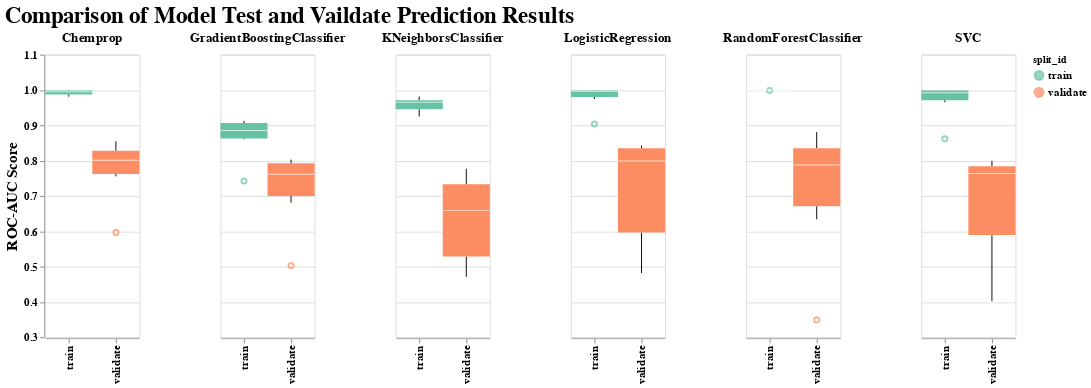

Here is the notebook cell this chart was saved with:
### Markdown cell above
# Look at where models might still be under-performing due to lack of hyperparameter tuning

### Code cell
box = alt.Chart(df[(df['metric'] == "roc_auc_score") & (df['model'] != "DummyClassifier") & (df['split_method'] == "cluster")]).mark_boxplot(size = 50).encode(
    x = alt.X("split_id:N", title = None),
    y = alt.Y("score:Q", scale = alt.Scale(domain = [0.3,1.1]), title = "ROC-AUC Score"),
    color = alt.Color("split_id:N", scale=alt.Scale(scheme = "set2"))
).properties(title = "Test", width = 100, height = 300).facet(
    facet=alt.Facet('model:N', header=alt.Header(labelFontSize=14, labelFontWeight= "bold"), title = None),
    columns=6
).properties(title = "Comparison of Model Test and Vaildate Prediction Results").configure_title(fontSize=24).configure_axis(
    labelFontSize=12,
    titleFontSize=16,
    labelFontWeight = "bold"
).configure_legend(labelFontSize=12, labelFontWeight = "bold")

box

### Figure 1 — Vega-Lite specification as saved in the notebook (floating-point values rounded to 4 significant figures)
{"config": {"view": {"continuousWidth": 400, "continuousHeight": 300}, "axis": {"labelFontSize": 12, "labelFontWeight": "bold", "titleFontSize": 16}, "legend": {"labelFontSize": 12, "labelFontWeight": "bold"}, "title": {"fontSize": 24}}, "data": {"name": "data-abd4cf6601c16a0a1fba0d15b61528d4"}, "facet": {"field": "model", "header": {"labelFontSize": 14, "labelFontWeight": "bold"}, "title": null, "type": "nominal"}, "spec": {"mark": {"type": "boxplot", "size": 50}, "encoding": {"color": {"field": "split_id", "scale": {"scheme": "set2"}, "type": "nominal"}, "x": {"field": "split_id", "title": null, "type": "nominal"}, "y": {"field": "score", "scale": {"domain": [0.3, 1.1]}, "title": "ROC-AUC Score", "type": "quantitative"}}, "height": 300, "title": "Test", "width": 100}, "columns": 6, "title": "Comparison of Model Test and Vaildate Prediction Results", "$schema": "https://vega.github.io/schema/vega-lite/v4.17.0.json", "datasets": {"data-abd4cf6601c16a0a1fba0d15b61528d4": [{"result_file": "bace-cluster-train-pred.csv", "dataset": "bace", "split_id": "train", "split_method": "cluster", "metric": "roc_auc_score", "score": 0.9963, "model": "SVC"}, {"result_file": "bace-cluster-train-pred.csv", "dataset": "bace", "split_id": "train", "split_method": "cluster", "metric": "roc_auc_score", "score": 0.9966, "model": "LogisticRegression"}, {"result_file": "bace-cluster-train-pred.csv", "dataset": "bace", "split_id": "train", "split_method": "cluster", "metric": "roc_auc_score", "score": 0.9999, "model": "RandomForestClassifier"}, {"result_file": "bace-cluster-train-pred.csv", "dataset": "bace", "split_id": "train", "split_method": "cluster", "metric": "roc_auc_score", "score": 0.9699, "model": "KNeighborsClassifier"}, {"result_file": "bace-cluster-train-pred.csv", "dataset": "bace", "split_id": "train", "split_method": "cluster", "metric": "roc_auc_score", "score": 0.9001, "model": "GradientBoostingClassifier"}, {"result_file": "bace-cluster-validate-pred.csv", "dataset": "bace", "split_id": "validate", "split_method": "cluster", "metric": "roc_auc_score", "score": 0.5325, "model": "SVC"}, {"result_file": "bace-cluster-validate-pred.csv", "dataset": "bace", "split_id": "validate", "split_method": "cluster", "metric": "roc_auc_score", "score": 0.5349, "model": "LogisticRegression"}, {"result_file": "bace-cluster-validate-pred.csv", "dataset": "bace", "split_id": "validate", "split_method": "cluster", "metric": "roc_auc_score", "score": 0.6336, "model": "RandomForestClassifier"}, {"result_file": "bace-cluster-validate-pred.csv", "dataset": "bace", "split_id": "validate", "split_method": "cluster", "metric": "roc_auc_score", "score": 0.4941, "model": "KNeighborsClassifier"}, {"result_file": "bace-cluster-validate-pred.csv", "dataset": "bace", "split_id": "validate", "split_method": "cluster", "metric": "roc_auc_score", "score": 0.6806, "model": "GradientBoostingClassifier"}, {"result_file": "clintox-cluster-train-pred.csv", "dataset": "clintox", "split_id": "train", "split_method": "cluster", "metric": "roc_auc_score", "score": 0.9879, "model": "SVC"}, {"result_file": "clintox-cluster-train-pred.csv", "dataset": "clintox", "split_id": "train", "split_method": "cluster", "metric": "roc_auc_score", "score": 0.9962, "model": "LogisticRegression"}, {"result_file": "clintox-cluster-train-pred.csv", "dataset": "clintox", "split_id": "train", "split_method": "cluster", "metric": "roc_auc_score", "score": 0.9983, "model": "RandomForestClassifier"}, {"result_file": "clintox-cluster-train-pred.csv", "dataset": "clintox", "split_id": "train", "split_method": "cluster", "metric": "roc_auc_score", "score": 0.9249, "model": "KNeighborsClassifier"}, {"result_file": "clintox-cluster-train-pred.csv", "dataset": "clintox", "split_id": "train", "split_method": "cluster", "metric": "roc_auc_score", "score": 0.9127, "model": "GradientBoostingClassifier"}, {"result_file": "clintox-cluster-validate-pred.csv", "dataset": "clintox", "split_id": "validate", "split_method": "cluster", "metric": "roc_auc_score", "score": 0.4022, "model": "SVC"}, {"result_file": "clintox-cluster-validate-pred.csv", "dataset": "clintox", "split_id": "validate", "split_method": "cluster", "metric": "roc_auc_score", "score": 0.4816, "model": "LogisticRegression"}, {"result_file": "clintox-cluster-validate-pred.csv", "dataset": "clintox", "split_id": "validate", "split_method": "cluster", "metric": "roc_auc_score", "score": 0.3491, "model": "RandomForestClassifier"}, {"result_file": "clintox-cluster-validate-pred.csv", "dataset": "clintox", "split_id": "validate", "split_method": "cluster", "metric": "roc_auc_score", "score": 0.471, "model": "KNeighborsClassifier"}, {"result_file": "clintox-cluster-validate-pred.csv", "dataset": "clintox", "split_id": "validate", "split_method": "cluster", "metric": "roc_auc_score", "score": 0.5027, "model": "GradientBoostingClassifier"}, {"result_file": "HIV-cluster-train-pred.csv", "dataset": "HIV", "split_id": "train", "split_method": "cluster", "metric": "roc_auc_score", "score": 0.8618, "model": "SVC"}, {"result_file": "HIV-cluster-train-pred.csv", "dataset": "HIV", "split_id": "train", "split_method": "cluster", "metric": "roc_auc_score", "score": 0.9038, "model": "LogisticRegression"}, {"result_file": "HIV-cluster-train-pred.csv", "dataset": "HIV", "split_id": "train", "split_method": "cluster", "metric": "roc_auc_score", "score": 1.0, "model": "RandomForestClassifier"}, {"result_file": "HIV-cluster-train-pred.csv", "dataset": "HIV", "split_id": "train", "split_method": "cluster", "metric": "roc_auc_score", "score": 0.9816, "model": "KNeighborsClassifier"}, {"result_file": "HIV-cluster-train-pred.csv", "dataset": "HIV", "split_id": "train", "split_method": "cluster", "metric": "roc_auc_score", "score": 0.7425, "model": "GradientBoostingClassifier"}, {"result_file": "HIV-cluster-validate-pred.csv", "dataset": "HIV", "split_id": "validate", "split_method": "cluster", "metric": "roc_auc_score", "score": 0.7682, "model": "SVC"}, {"result_file": "HIV-cluster-validate-pred.csv", "dataset": "HIV", "split_id": "validate", "split_method": "cluster", "metric": "roc_auc_score", "score": 0.7799, "model": "LogisticRegression"}, {"result_file": "HIV-cluster-validate-pred.csv", "dataset": "HIV", "split_id": "validate", "split_method": "cluster", "metric": "roc_auc_score", "score": 0.7831, "model": "RandomForestClassifier"}, {"result_file": "HIV-cluster-validate-pred.csv", "dataset": "HIV", "split_id": "validate", "split_method": "cluster", "metric": "roc_auc_score", "score": 0.685, "model": "KNeighborsClassifier"}, {"result_file": "HIV-cluster-validate-pred.csv", "dataset": "HIV", "split_id": "validate", "split_method": "cluster", "metric": "roc_auc_score", "score": 0.758, "model": "GradientBoostingClassifier"}, {"result_file": "lipophilicity-cluster-train-pred.csv", "dataset": "lipophilicity", "split_id": "train", "split_method": "cluster", "metric": "roc_auc_score", "score": 0.9996, "model": "SVC"}, {"result_file": "lipophilicity-cluster-train-pred.csv", "dataset": "lipophilicity", "split_id": "train", "split_method": "cluster", "metric": "roc_auc_score", "score": 0.9997, "model": "LogisticRegression"}, {"result_file": "lipophilicity-cluster-train-pred.csv", "dataset": "lipophilicity", "split_id": "train", "split_method": "cluster", "metric": "roc_auc_score", "score": 1.0, "model": "RandomForestClassifier"}, {"result_file": "lipophilicity-cluster-train-pred.csv", "dataset": "lipophilicity", "split_id": "train", "split_method": "cluster", "metric": "roc_auc_score", "score": 0.971, "model": "KNeighborsClassifier"}, {"result_file": "lipophilicity-cluster-train-pred.csv", "dataset": "lipophilicity", "split_id": "train", "split_method": "cluster", "metric": "roc_auc_score", "score": 0.8701, "model": "GradientBoostingClassifier"}, {"result_file": "lipophilicity-cluster-validate-pred.csv", "dataset": "lipophilicity", "split_id": "validate", "split_method": "cluster", "metric": "roc_auc_score", "score": 0.7588, "model": "SVC"}, {"result_file": "lipophilicity-cluster-validate-pred.csv", "dataset": "lipophilicity", "split_id": "validate", "split_method": "cluster", "metric": "roc_auc_score", "score": 0.8403, "model": "LogisticRegression"}, {"result_file": "lipophilicity-cluster-validate-pred.csv", "dataset": "lipophilicity", "split_id": "validate", "split_method": "cluster", "metric": "roc_auc_score", "score": 0.7925, "model": "RandomForestClassifier"}, {"result_file": "lipophilicity-cluster-validate-pred.csv", "dataset": "lipophilicity", "split_id": "validate", "split_method": "cluster", "metric": "roc_auc_score", "score": 0.6319, "model": "KNeighborsClassifier"}, {"result_file": "lipophilicity-cluster-validate-pred.csv", "dataset": "lipophilicity", "split_id": "validate", "split_method": "cluster", "metric": "roc_auc_score", "score": 0.8022, "model": "GradientBoostingClassifier"}, {"result_file": "sol_del-cluster-train-pred.csv", "dataset": "sol_del", "split_id": "train", "split_method": "cluster", "metric": "roc_auc_score", "score": 0.9993, "model": "SVC"}, {"result_file": "sol_del-cluster-train-pred.csv", "dataset": "sol_del", "split_id": "train", "split_method": "cluster", "metric": "roc_auc_score", "score": 0.999, "model": "LogisticRegression"}, {"result_file": "sol_del-cluster-train-pred.csv", "dataset": "sol_del", "split_id": "train", "split_method": "cluster", "metric": "roc_auc_score", "score": 0.9999, "model": "RandomForestClassifier"}, {"result_file": "sol_del-cluster-train-pred.csv", "dataset": "sol_del", "split_id": "train", "split_method": "cluster", "metric": "roc_auc_score", "score": 0.9402, "model": "KNeighborsClassifier"}, {"result_file": "sol_del-cluster-train-pred.csv", "dataset": "sol_del", "split_id": "train", "split_method": "cluster", "metric": "roc_auc_score", "score": 0.9082, "model": "GradientBoostingClassifier"}, {"result_file": "sol_del-cluster-validate-pred.csv", "dataset": "sol_del", "split_id": "validate", "split_method": "cluster", "metric": "roc_auc_score", "score": 0.7996, "model": "SVC"}, {"result_file": "sol_del-cluster-validate-pred.csv", "dataset": "sol_del", "split_id": "validate", "split_method": "cluster", "metric": "roc_auc_score", "score": 0.8428, "model": "LogisticRegression"}, {"result_file": "sol_del-cluster-validate-pred.csv", "dataset": "sol_del", "split_id": "validate", "split_method": "cluster", "metric": "roc_auc_score", "score": 0.8811, "model": "RandomForestClassifier"}, {"result_file": "sol_del-cluster-validate-pred.csv", "dataset": "sol_del", "split_id": "validate", "split_method": "cluster", "metric": "roc_auc_score", "score": 0.7771, "model": "KNeighborsClassifier"}, {"result_file": "sol_del-cluster-validate-pred.csv", "dataset": "sol_del", "split_id": "validate", "split_method": "cluster", "metric": "roc_auc_score", "score": 0.7647, "model": "GradientBoostingClassifier"}, {"result_file": "tox21-cluster-train-pred.csv", "dataset": "tox21", "split_id": "train", "split_method": "cluster", "metric": "roc_auc_score", "score": 0.9652, "model": "SVC"}, {"result_file": "tox21-cluster-train-pred.csv", "dataset": "tox21", "split_id": "train", "split_method": "cluster", "metric": "roc_auc_score", "score": 0.9745, "model": "LogisticRegression"}, {"result_file": "tox21-cluster-train-pred.csv", "dataset": "tox21", "split_id": "train", "split_method": "cluster", "metric": "roc_auc_score", "score": 1.0, "model": "RandomForestClassifier"}, {"result_file": "tox21-cluster-train-pred.csv", "dataset": "tox21", "split_id": "train", "split_method": "cluster", "metric": "roc_auc_score", "score": 0.961, "model": "KNeighborsClassifier"}, {"result_file": "tox21-cluster-train-pred.csv", "dataset": "tox21", "split_id": "train", "split_method": "cluster", "metric": "roc_auc_score", "score": 0.8598, "model": "GradientBoostingClassifier"}, {"result_file": "tox21-cluster-validate-pred.csv", "dataset": "tox21", "split_id": "validate", "split_method": "cluster", "metric": "roc_auc_score", "score": 0.7888, "model": "SVC"}, {"result_file": "tox21-cluster-validate-pred.csv", "dataset": "tox21", "split_id": "validate", "split_method": "cluster", "metric": "roc_auc_score", "score": 0.8178, "model": "LogisticRegression"}, {"result_file": "tox21-cluster-validate-pred.csv", "dataset": "tox21", "split_id": "validate", "split_method": "cluster", "metric": "roc_auc_score", "score": 0.8487, "model": "RandomForestClassifier"}, {"result_file": "tox21-cluster-validate-pred.csv", "dataset": "tox21", "split_id": "validate", "split_method": "cluster", "metric": "roc_auc_score", "score": 0.7489, "model": "KNeighborsClassifier"}, {"result_file": "tox21-cluster-validate-pred.csv", "dataset": "tox21", "split_id": "validate", "split_method": "cluster", "metric": "roc_auc_score", "score": 0.8029, "model": "GradientBoostingClassifier"}, {"result_file": "bace-cluster-train-pred.csv", "dataset": "bace", "split_id": "train", "split_method": "cluster", "metric": "roc_auc_score", "score": 0.9811, "model": "Chemprop"}, {"result_file": "bace-cluster-validate-pred.csv", "dataset": "bace", "split_id": "validate", "split_method": "cluster", "metric": "roc_auc_score", "score": 0.7553, "model": "Chemprop"}, {"result_file": "clintox-cluster-train-pred.csv", "dataset": "clintox", "split_id": "train", "split_method": "cluster", "metric": "roc_auc_score", "score": 0.9973, "model": "Chemprop"}, {"result_file": "clintox-cluster-validate-pred.csv", "dataset": "clintox", "split_id": "validate", "split_method": "cluster", "metric": "roc_auc_score", "score": 0.5968, "model": "Chemprop"}, {"result_file": "HIV-cluster-train-pred.csv", "dataset": "HIV", "split_id": "train", "split_method": "cluster", "metric": "roc_auc_score", "score": 0.9921, "model": "Chemprop"}, {"result_file": "HIV-cluster-validate-pred.csv", "dataset": "HIV", "split_id": "validate", "split_method": "cluster", "metric": "roc_auc_score", "score": 0.7829, "model": "Chemprop"}, {"result_file": "lipophilicity-cluster-train-pred.csv", "dataset": "lipophilicity", "split_id": "train", "split_method": "cluster", "metric": "roc_auc_score", "score": 0.999, "model": "Chemprop"}, {"result_file": "lipophilicity-cluster-validate-pred.csv", "dataset": "lipophilicity", "split_id": "validate", "split_method": "cluster", "metric": "roc_auc_score", "score": 0.8189, "model": "Chemprop"}, {"result_file": "sol_del-cluster-train-pred.csv", "dataset": "sol_del", "split_id": "train", "split_method": "cluster", "metric": "roc_auc_score", "score": 1.0, "model": "Chemprop"}, {"result_file": "sol_del-cluster-validate-pred.csv", "dataset": "sol_del", "split_id": "validate", "split_method": "cluster", "metric": "roc_auc_score", "score": 0.8546, "model": "Chemprop"}, {"result_file": "tox21-cluster-train-pred.csv", "dataset": "tox21", "split_id": "train", "split_method": "cluster", "metric": "roc_auc_score", "score": 0.9855, "model": "Chemprop"}, {"result_file": "tox21-cluster-validate-pred.csv", "dataset": "tox21", "split_id": "validate", "split_method": "cluster", "metric": "roc_auc_score", "score": 0.8309, "model": "Chemprop"}]}}
